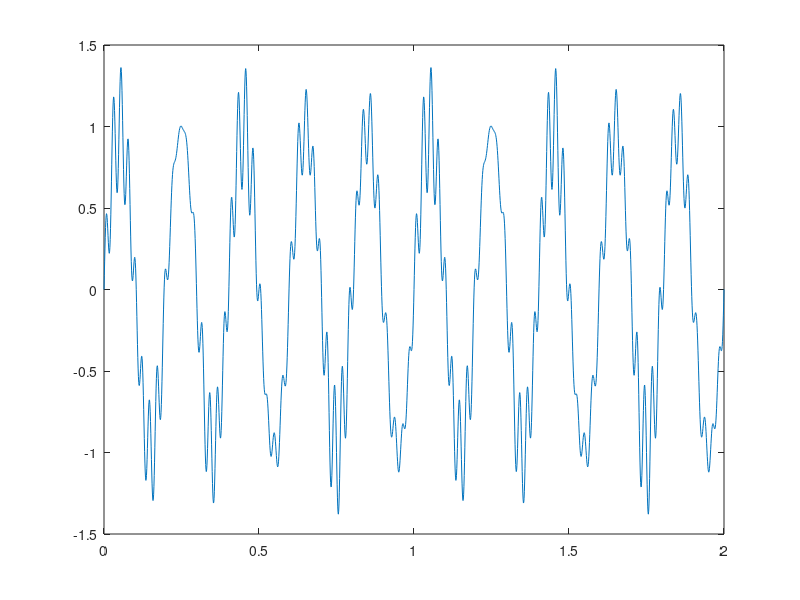

This figure's MATLAB source:
t = [0:.001:60]; % interval for longer simulations
ts=[0:.001:2]; % sample interval (time)
f1=5; %lower frequency
f2=40; % higher frequency
A1=1; % amplitude for f1
A2=1; % amplitude for f2
A3=1; % amplitude for f3

low=A1*sin(2*pi*f1*ts); % lower frequency oscillation over ts (2 seconds)
high=A2*sin(2*pi*f2*ts);  % higher frequency oscillation over ts (2 seconds)
dist=A3*sin(2*pi*42*ts); %disturbance at 42 Hz over ts (2 seconds)

a=1; % coupling strength 
b=0.2; % amplitude of compound higher frequency

sim=low+b*(a*low.*high+dist);  % simulated data
plot(ts,sim)
